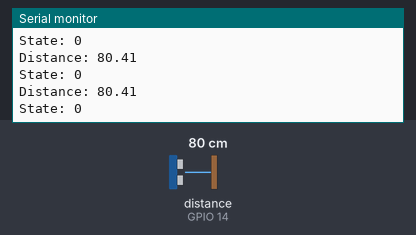
The program below on a simulated ESP32. Shown: the last lines printed to the serial monitor. Wiring (inferred from the names in the program): ultrasonic range finder: trigger GPIO 13; echo GPIO 14. Inputs (shaded band) come from the test bench; at power-on: distance to the obstacle (sensor on GPIO 14) 80 cm. The echo pulse lasts 58.3 µs per cm; WiFi joins after 1.5 s; servers stay silent unless stated; uploads are accepted with an empty reply.

Above: at 2.7 s.
2.8 s: distance to the obstacle (sensor on GPIO 14) set to 2 cm
At 3.6 s:
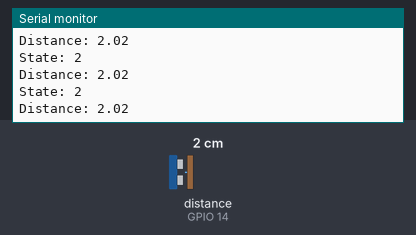
4.3 s: distance to the obstacle (sensor on GPIO 14) set to 4 cm
At 5.0 s:
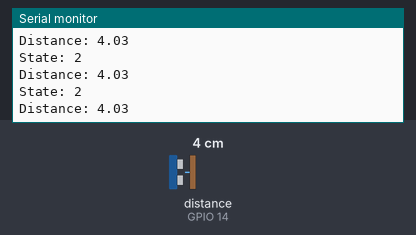
Timing chart, 0 to 5.1 s (numbered marks = the images above; inputs shaded):
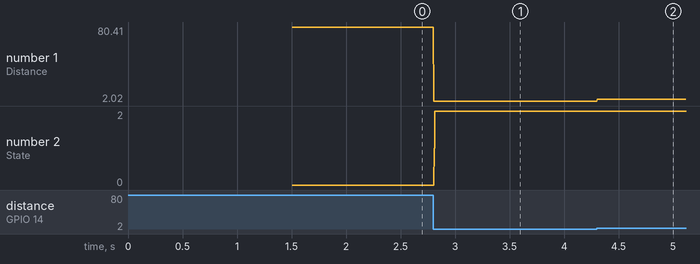

Measured:
- after the input at 2.8 s, the serial monitor: prints a new line at once (image 1)
- after the input at 4.3 s, the serial monitor: prints a new line at once (image 2)
- plotted number 1: 80.41 → 2.02 after the input at 2.8 s, 2.02 → 4.03 after the input at 4.3 s
- plotted number 2: 0 → 2 after the input at 2.8 s

The program:

main.cpp
```cpp
#include <Arduino.h>
#include <WiFi.h>
#include <HTTPClient.h>
#include "esp_sleep.h"

// ピン設定
// ブートストラップピンではなくOutaputに対応しているためTRIG_PINを13に設定
#define TRIG_PIN 13

// ブートストラップピンではなくInputに対応しているためECHO_PINを14に設定
#define ECHO_PIN 14

// 状態を切り替えるため最低距離のしきい値を50に設定
#define ALERT_DISTANCE 50.0

// WiFi設定
const char* ssid = "";
const char* password = "";

// FlaskサーバのURL設定
const char* serverUrl = "http://192.168.11.9:5000/sensor";

// キューハンドラ設定
QueueHandle_t distanceQueue;
QueueHandle_t stateQueue;

// 状態定義（状態遷移）
enum SystemState {
    NORMAL,
    WARNING,
    ABNORMAL
};

// 現在の状態をNORMALで初期化
SystemState currentState = NORMAL;

// 最新距離を0で初期化
float latestDistance = 0;

// ECHO割り込み用変数
volatile unsigned long echoStart = 0;
volatile unsigned long echoEnd = 0;

/* --- 割り込み処理（ISR）--- */
void IRAM_ATTR echoISR() {

    // ECHO_PINが立ち上がっている場合の処理
    if (digitalRead(ECHO_PIN) == HIGH) {

        // 超音波の発生が完了した時間をmicrosで記録
        echoStart = micros();

    // ECHO_PINが立ち下がっている場合の処理
    } else {

        // 反射した超音波の計測が完了した時間をmicrosで記録
        echoEnd = micros();

        // 計測開始時間 - 計測終了時間で計測時間を求める
        unsigned long duration = echoEnd - echoStart;

        // ISRキュー送信のためにタスクフラグを初期化
        BaseType_t xHigherPriorityTaskWoken = pdFALSE;

        // ISRからキューの送信
        // 距離のポインタをSensorタスクが受信するように送信
        xQueueSendFromISR(distanceQueue, &duration, &xHigherPriorityTaskWoken);
    }
}

/* --- SensorTask（計測タスク） --- */
void SensorTask(void *pvParameters) {

    // Echoピンが立ち上がっている時間
    unsigned long duration;

    // センサーが取得した時間を変換した距離
    float distance;

    // 割り込み処理を使用して計測を行うタスク
    while (1) {

        // トリガーパルス送信
        // TRIG_PINを10usパルス立ち上げる
        digitalWrite(TRIG_PIN, LOW);
        delayMicroseconds(2); // 経過時間クリア
        digitalWrite(TRIG_PIN, HIGH);
        delayMicroseconds(10);
        digitalWrite(TRIG_PIN, LOW);

        // HC_SR04が超音波を発生し、ECHO_PINが立ち上がる
        // 47行目の割り込み処理（ISR）が起動
        // 超音波の反射を計測し終えてECHO_PINが立ち下がる
        // 50行目の割り込み処理が起動

        // ISRからEchoピンが立ち上がっている時間をキューで受信した場合の処理
        if (xQueueReceive(distanceQueue, &duration, pdMS_TO_TICKS(100))) {

            // Echoピンが立ち上がっている時間を距離に変換
            // ECHO_PINがHIGHの時間 x 音速（340 m / s）/ 2（反射）
            distance = duration / 58.00;

            // 最新距離を現在のdistanceの値で更新
            latestDistance = distance;

            // 計算した距離をシリアル表示
            Serial.print("Distance: ");
            Serial.println(distance);

            // JudgeTaskを呼び出すキューの送信
            xQueueSend(stateQueue, &distance, portMAX_DELAY);
        }
    }
}

// JudgeTask（状態遷移管理）
void JudgeTask(void *pvParameters) {

    // Sensorタスクが取得した距離
    float distance;

    // 状態を切り替えるカウンタ
    int alertCount = 0;

    // 計測した距離を使用して状態を切り替えるタスク
    while (1) {

        // Sensorタスクからキューの受信をした場合の処理
        if (xQueueReceive(stateQueue, &distance, portMAX_DELAY)) {

            // ノイズ除去
            // 距離データが0より大きくしきい値以下の場合alertCountを増やす
            if (distance > 0 && distance < ALERT_DISTANCE) {
                alertCount++;
            // それ以外の場合alertCountをリセット
            } else {
                alertCount = 0;
            }

            // alertCountが6以上の場合はABNORMAL
            if (alertCount >= 6) {
                currentState = ABNORMAL;

            // alertCountが3以上の場合はWARNING
            } else if (alertCount >= 3) {
                currentState = WARNING;

            // alertCountがそれ以外の場合はNORMAL
            } else {
                currentState = NORMAL;
            }

            // 現在の状態をシリアル表示
            Serial.print("State: ");
            Serial.println(currentState);
        }
    }
}

/* --- SendTask（WiFi送信） --- */
void SendTask(void *pvParameters) {

    // SensorタスクとJudgeタスクで取得した距離と状態をFlaskサーバに送信する
    while (1) {

        // WiFiに接続している場合の処理
        if (WiFi.status() == WL_CONNECTED) {

            // HTTPクライアント生成
            HTTPClient http;

            // HTTP接続先設定
            // Flaskサーバと通信するため
            http.begin(serverUrl);

            if (http.connected()) {
                Serial.println("HTTP connection established");
            }

            // HTTPヘッダ設定
            // HTTPボディをJSONに設定する
            http.addHeader("Content-Type", "application/json");

            // JSONの作成
            // 最新の距離と現在の状態のJSON
            String json =
            "{\"distance\":" + String(latestDistance) +
                ",\"state\":" + String(currentState) +
            "}";

            // 作成したJSONをHTTP POST送信
            http.POST(json);

            // HTTP接続終了
            http.end();
        }

        // タスクを2000msec中断する
        vTaskDelay(pdMS_TO_TICKS(2000));
    }
}

/* --- 初期化 --- */
void setup() {

    // シリアル通信開始
    Serial.begin(115200);

    // シリアルが接続されるまで待機する
    while (!Serial) {
        delay(500);
    }

    // WiFi接続
    WiFi.begin(ssid, password);

    // WiFI接続されるまで待機する
    while (WiFi.status() != WL_CONNECTED) {
        delay(500);
    }

    // ピンモード設定
    pinMode(TRIG_PIN, OUTPUT);
    pinMode(ECHO_PIN, INPUT);

    // Queue作成
    // サイズ5である距離のキュー
    distanceQueue = xQueueCreate(5, sizeof(unsigned long));

    // サイズ5である状態のキュー
    stateQueue = xQueueCreate(5, sizeof(float));

    // 割り込み設定
    // ECHO_PINが変更された時にechoISRを呼び出す（SensorタスクがTRIG_PINを変更した際に割り込み処理が発生するようにするため）
    attachInterrupt(digitalPinToInterrupt(ECHO_PIN), echoISR, CHANGE);

    // タスク生成
    // 計測タスクを中断しないために優先度を2に設定する
    xTaskCreate(SensorTask, "SensorTask", 4096, NULL, 2, NULL);

    // JudgeタスクとSendタスクは計測において優先度が低いため1に設定する
    xTaskCreate(JudgeTask, "JudgeTask", 4096, NULL, 1, NULL);
    xTaskCreate(SendTask, "SendTask", 4096, NULL, 1, NULL);
}

/* --- 繰り返し処理（RTOSがあるため中身は空）*/
void loop() {}
```
